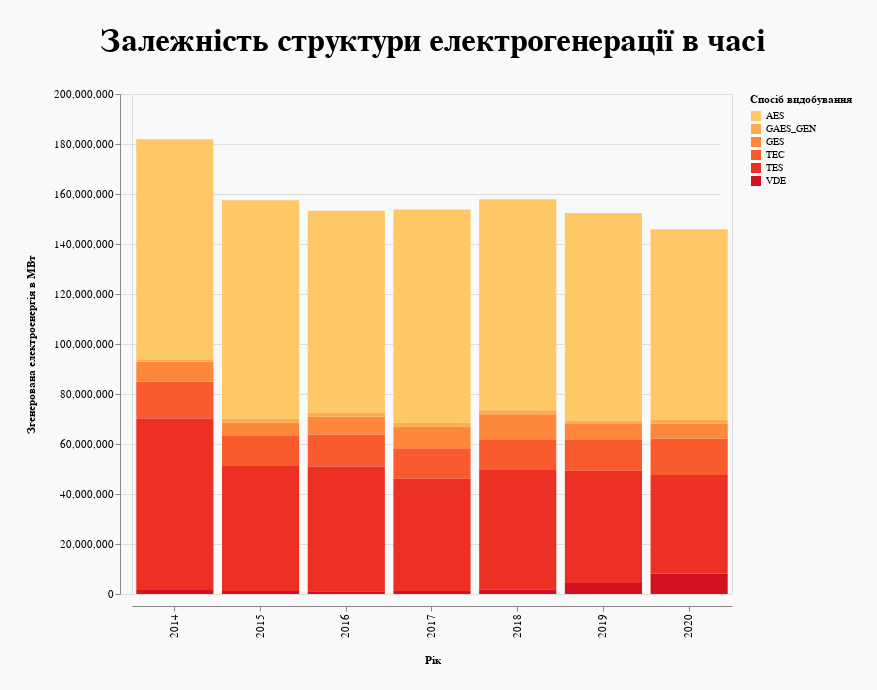

Source (notebook cell):
### Code cell
alt.Chart(df1, title='Залежність структури електрогенерації в часі').transform_filter(alt.FieldRangePredicate(field='year', range=[2014, 2020])).mark_bar().encode(
    x = alt.X('year:O', title='Рік'),
    y = alt.Y('Total:Q', title="Згенерована електроенергія в МВт"),
    color = alt.Color('variable:N', title='Спосіб видобування', scale=alt.Scale(scheme='yelloworangered'))
).properties(
    width = 600, height = 500, background = '#F9F9F9', padding = 25
).configure_title(
    fontSize=32,
    font='Areal',
    offset=30,
).configure_axis(
    offset=12,
    labelFontSize=11,
    titleFontSize=11,
    titlePadding=17
)

### Figure 1 — Vega-Lite specification as saved in the notebook (floating-point values rounded to 4 significant figures)
{"config": {"view": {"continuousWidth": 400, "continuousHeight": 300}, "axis": {"labelFontSize": 11, "offset": 12, "titleFontSize": 11, "titlePadding": 17}, "title": {"font": "Areal", "fontSize": 32, "offset": 30}}, "data": {"name": "data-7eefaa83e253538793d9eedf20ee0d01"}, "mark": "bar", "background": "#F9F9F9", "encoding": {"color": {"type": "nominal", "field": "variable", "scale": {"scheme": "yelloworangered"}, "title": "Спосіб видобування"}, "x": {"type": "ordinal", "field": "year", "title": "Рік"}, "y": {"type": "quantitative", "field": "Total", "title": "Згенерована електроенергія в МВт"}}, "height": 500, "padding": 25, "title": "Залежність структури електрогенерації в часі", "transform": [{"filter": {"field": "year", "range": [2014, 2020]}}], "width": 600, "$schema": "https://vega.github.io/schema/vega-lite/v4.8.1.json", "datasets": {"data-7eefaa83e253538793d9eedf20ee0d01": [{"year": 2020, "variable": "AES", "Total": 76210000.0}, {"year": 2019, "variable": "AES", "Total": 83100000.0}, {"year": 2018, "variable": "AES", "Total": 84350000.0}, {"year": 2017, "variable": "AES", "Total": 85310000.0}, {"year": 2016, "variable": "AES", "Total": 80760000.0}, {"year": 2015, "variable": "AES", "Total": 87410000.0}, {"year": 2014, "variable": "AES", "Total": 88200000.0}, {"year": 2020, "variable": "TEC", "Total": 14540000.0}, {"year": 2019, "variable": "TEC", "Total": 12250000.0}, {"year": 2018, "variable": "TEC", "Total": 12260000.0}, {"year": 2017, "variable": "TEC", "Total": 12210000.0}, {"year": 2016, "variable": "TEC", "Total": 12840000.0}, {"year": 2015, "variable": "TEC", "Total": 12040000.0}, {"year": 2014, "variable": "TEC", "Total": 14680000.0}, {"year": 2020, "variable": "VDE", "Total": 8125000.0}, {"year": 2019, "variable": "VDE", "Total": 4442000.0}, {"year": 2018, "variable": "VDE", "Total": 1864000.0}, {"year": 2017, "variable": "VDE", "Total": 1177000.0}, {"year": 2016, "variable": "VDE", "Total": 1093000.0}, {"year": 2015, "variable": "VDE", "Total": 1235000.0}, {"year": 2014, "variable": "VDE", "Total": 1606000.0}, {"year": 2020, "variable": "TES", "Total": 39500000.0}, {"year": 2019, "variable": "TES", "Total": 44880000.0}, {"year": 2018, "variable": "TES", "Total": 47750000.0}, {"year": 2017, "variable": "TES", "Total": 44950000.0}, {"year": 2016, "variable": "TES", "Total": 49880000.0}, {"year": 2015, "variable": "TES", "Total": 50260000.0}, {"year": 2014, "variable": "TES", "Total": 68610000.0}, {"year": 2020, "variable": "GES", "Total": 5999000.0}, {"year": 2019, "variable": "GES", "Total": 6422000.0}, {"year": 2018, "variable": "GES", "Total": 10070000.0}, {"year": 2017, "variable": "GES", "Total": 8532000.0}, {"year": 2016, "variable": "GES", "Total": 7114000.0}, {"year": 2015, "variable": "GES", "Total": 4964000.0}, {"year": 2014, "variable": "GES", "Total": 7991000.0}, {"year": 2020, "variable": "GAES_GEN", "Total": 1562000.0}, {"year": 2019, "variable": "GAES_GEN", "Total": 1323000.0}, {"year": 2018, "variable": "GAES_GEN", "Total": 1565000.0}, {"year": 2017, "variable": "GAES_GEN", "Total": 1575000.0}, {"year": 2016, "variable": "GAES_GEN", "Total": 1621000.0}, {"year": 2015, "variable": "GAES_GEN", "Total": 1555000.0}, {"year": 2014, "variable": "GAES_GEN", "Total": 839800.0}]}}
